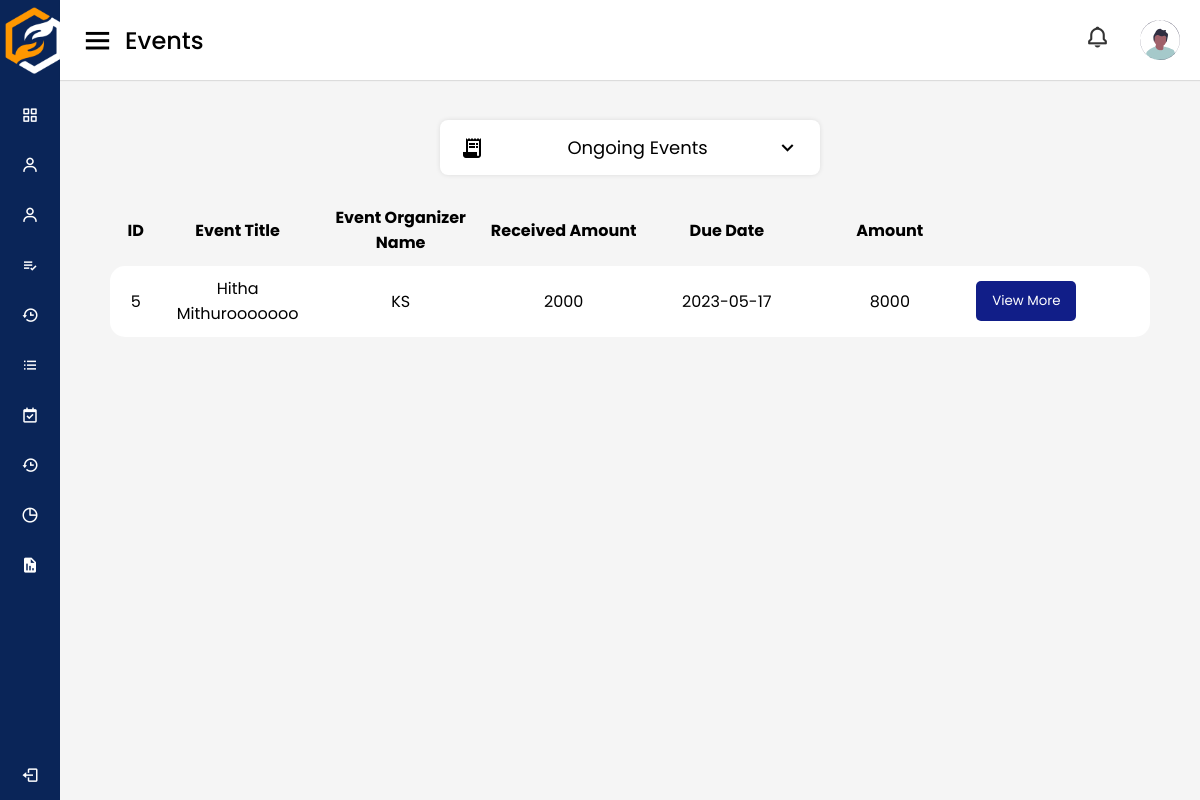
Screenshot of /adminPages/ongoingEvents (signed in) with the database file from the repository.
### tables this page shows
CREATE TABLE `events` (
  `id` int(11) NOT NULL,
  `event_title` varchar(255) NOT NULL,
  `description` text NOT NULL,
  `location` varchar(255) NOT NULL,
  `published_date` date NOT NULL DEFAULT current_timestamp(),
  `due_date` date NOT NULL,
  `completed_date` date NOT NULL,
  `rejected_date` date NOT NULL,
  `status` int(11) NOT NULL,
  `budget` int(11) NOT NULL,
  `received` int(11) NOT NULL,
  `proof_letter` varchar(255) NOT NULL,
  `thumbnail` varchar(255) NOT NULL,
  `bank_pass_book` varchar(255) NOT NULL,
  `bank_acc_number` varchar(255) NOT NULL,
  `bank_name` varchar(255) NOT NULL,
  `event_org_id` int(11) NOT NULL,
  `rejection_note` varchar(255) NOT NULL
);

CREATE TABLE `event_org` (
  `id` int(11) NOT NULL,
  `full_name` varchar(255) NOT NULL,
  `NIC` varchar(255) NOT NULL,
  `community_name` varchar(255) NOT NULL,
  `designation` varchar(255) NOT NULL,
  `zipcode` varchar(255) NOT NULL,
  `district` int(11) NOT NULL,
  `acc_status` int(11) NOT NULL,
  `user_id` int(11) NOT NULL,
  `proof_document` varchar(255) NOT NULL
);

### app/controllers/AdminPages.php (called while the page is built, shortened)
<?php
class AdminPages extends Controller
{
    public function __construct()
    {
        $this->adminPageModel = $this->model('AdminPage');
    }
    public function ongoingEvents()
    {
        $ongoingEvents = $this->adminPageModel->ongoingEvents();
        $data = [
            'ongoingEvents' => $ongoingEvents
        ];
        $this->view('users/admin/ongoingEvents', $data);
    }
}

### app/libraries/Core.php (called while the page is built, shortened)
<?php
  class Core {
    protected $currentMethod = 'index';
    public function __construct(){
      $url = $this->getUrl();
      if(file_exists('../app/controllers/' . ucwords($url[0] ?? ''). '.php')){
        unset($url[0]);
      }
      $this->currentController = new $this->currentController;
      if(isset($url[1])){
        if(method_exists($this->currentController, $url[1])){
          $this->currentMethod = $url[1];
          unset($url[1]);
        }
      }
      $this->params = $url ? array_values($url) : [];
      call_user_func_array([$this->currentController, $this->currentMethod], $this->params);
    }
      public function getUrl(){
      if(isset($_GET['url'])){
        $url = rtrim($_GET['url'], '/');
        $url = filter_var($url, FILTER_SANITIZE_URL);
        $url = explode('/', $url);
        return $url;
      }
    }
  }

### public/index.php (called while the page is built, shortened)
<?php
    $init = new Core;

### app/libraries/Database.php (called while the page is built, shortened)
<?php
class Database
{
    private $host = DB_HOST;
    private $user = DB_USER;
    private $pass = DB_PASS;
    private $dbname = DB_NAME;
    private $dbh;
    private $stmt;
    public function __construct()
    {
        $dsn = 'mysql:host=' . $this->host . ';dbname=' . $this->dbname;
        $options = array(
            PDO::ATTR_PERSISTENT => true,
            PDO::ATTR_ERRMODE => PDO::ERRMODE_EXCEPTION
        );
        try {
            $this->dbh = new PDO($dsn, $this->user, $this->pass, $options);
        } catch (PDOException $e) {
            $this->error = $e->getMessage();
            echo $this->error;
        }
    }
    public function query($sql)
    {
        $this->stmt = $this->dbh->prepare($sql);
    }
    public function resultSet()
    {
        $this->execute();
        return $this->stmt->fetchAll(PDO::FETCH_OBJ);
    }
    public function execute()
    {
        return $this->stmt->execute();
    }
}

### app/models/AdminPage.php (called while the page is built, shortened)
<?php
class AdminPage
{
    private $db;
    public function __construct()
    {
        $this->db = new Database;
    }
    public function ongoingEvents()
    {
        $this->db->query('SELECT e.id, e.event_title, e.description, e.due_date, e.budget, e.received, e.location, r.email, o.full_name FROM events e JOIN reg_user r ON e.event_org_id = r.id JOIN event_org o ON e.event_org_id = o.user_id WHERE e.status = 1');
        $results = $this->db->resultSet();
        return $results;
    }
}

### app/views/users/admin/ongoingEvents.php (the view, shortened to what this page needs)
<!DOCTYPE html>
<html lang="en" dir="ltr">
<head>
    <link rel="stylesheet" href="<?php echo URLROOT; ?>/css/style_dashboard.css" />
    <link rel="stylesheet" href="<?php echo URLROOT; ?>/css/donation_req.css" />
    <link href="https://unpkg.com/boxicons@2.0.7/css/boxicons.min.css" rel="stylesheet" />
</head>
<body>
<?php require APPROOT.'/views/inc/side_navbar.php';?>
<section class="home-section">
    <nav>
        <div class="sidebar-button">
            <i class="bx bx-menu sidebarBtn"></i>
            <span class="dashboard">Events</span>
        </div>
        <div class="profile-details">
            <div class="notification">
                <i class="bx bx-bell bx-tada notification"></i>
            </div>
            <img src="<?php echo URLROOT; ?>/img/profile_pic.svg" alt="" />
        </div>
    </nav>
    <main>
            <div class="select-menu">
                <div class="select-btn">
                    <span class="material-icons" style="color: black; margin-right: 1rem;">receipt_long</span>
                    <span class="option-text">Ongoing Events</span>
                    <i class="bx bx-chevron-down"></i>
                </div>
            </div>
        <div class="cards_heading head">
            <div>ID</div>
            <div>Event Title</div>
            <div>Event Organizer Name</div>
            <div>Received Amount</div>
            <div>Due Date</div>
            <div>Amount</div>
        </div>
        <?php foreach($data['ongoingEvents'] as $ongoingEvents) : ?>
            <div class="cards_heading cards_color">
                <div><?php echo $ongoingEvents->id; ?></div>
                <div><?php echo $ongoingEvents->event_title; ?></div>
                <div><?php echo $ongoingEvents->full_name; ?></div>
                <div><?php echo $ongoingEvents->received; ?></div>
                <div><?php echo $ongoingEvents->due_date; ?></div>
                <div><?php echo $ongoingEvents->budget; ?></div>
                <div>
                    <div style="text-align: center;"> <a href="<?php echo URLROOT; ?>/pages/ongoingEventDetails/<?php echo $ongoingEvents->id; ?>"> <button class="btnview" >View More</button> </a></div>
                </div>
            </div>
        <?php endforeach; ?>
        </main>
    </section>
</body>
</html>

### public/css/style_dashboard.css (style rules this page uses)
* { margin: 0; padding: 0; box-sizing: border-box; font-family: 'Poppins', sans-serif; }
.home-section { position: relative; background: #f5f5f5; min-height: 100vh; width: calc(100% - 240px); left: 240px; transition: all 0.5s ease; }
.home-section nav { display: flex; justify-content: space-between; height: 80px; background: #fff; display: flex; align-items: center; position: fixed; width: calc(100% - 240px); left: 240px; z-index: 100; padding: 0 20px; box-shadow: 0 1px 1px rgba(0, 0, 0, 0.1); transition: all 0.5s ease; }
.home-section nav .sidebar-button { display: flex; align-items: center; font-size: 24px; font-weight: 500; }
nav .sidebar-button i { font-size: 35px; margin-right: 10px; }
.home-section nav .profile-details { display: flex; align-items: center; padding: 0 auto; }
.profile-details i { padding: 0px 30px; }
nav .profile-details img { height: 40px; width: 40px; border-radius: 6px; object-fit: cover; }
nav .profile-details i { font-size: 25px; color: #333; }
.bx-bell { padding: 10px 10px; }
a { text-decoration: none; }
@media (max-width: 1240px) { .home-section { width: calc(100% - 60px); left: 60px; } }
@media (max-width: 1240px) { .home-section nav { width: calc(100% - 60px); left: 60px; } }

### public/css/donation_req.css (style rules this page uses)
:root { --color-white: #fff; --color-info-dark:#7d8da1; --color-info-light:#dce1eb; --color-dark:#363949; --color-light:rgba(132, 139, 200, 0.18); --color-primary-varient:#111e88; --color-background:#f6f6f9; --card-border-radius: 2rem; --border-radius-1: 0.4rem; --border-radius-2: 0.8rem; --border-radius-3: 1.2rem; --card-padding:1.8rem; --padding-1:1.2rem; --box-shadow: 0 2rem 3rem var(--color-light) }
* { margin: 0; padding: 0; box-sizing: border-box; font-family: 'Poppins', sans-serif; }
main { padding-top: 120px; padding-left: 50px; padding-right: 50px; }
.cards_heading { grid-template-columns: 3% 15% 15% 15% 15% 15% 15% ; grid-column-gap: 1%; color: var(--black); max-width: 100%; margin: auto; padding: 1%; font-size: 1rem; border-radius: 15px; font-weight: bold; margin-right: 0px; margin-left: 0px; text-align: center; display: grid; align-items: center; }
.head { font-size: 1rem; }
.cards_color { background: #ffffff; font-weight: normal; color: black; margin-bottom: 10px; margin-right: 0; font-size: 1rem; }
.select-menu { width: 380px; margin-top: 5px; margin: auto; margin-bottom: 20px; position: relative; }
.btnview { display: flex; align-items: center; justify-content: center; height: 40px; margin-right: 0px; max-width: 100px; width: 100%; border: none; outline: none; color: #fff; border-radius: 5px; background-color: #111e88; transition: all 0.3s linear; cursor: pointer; }
.select-menu .select-btn { display: flex; height: 55px; background: #fff; padding: 20px; font-size: 18px; font-weight: 400; border-radius: 8px; align-items: center; cursor: pointer; justify-content: space-between; box-shadow: 0 0 5px rgba(0,0,0,0.1); }
.select-btn i { font-size: 25px; transition: 0.3s; }
.home-section { position: relative; background: #f5f5f5; min-height: 100vh; width: calc(100% - 240px); left: 240px; transition: all 0.5s ease; }
.home-section nav { display: flex; justify-content: space-between; height: 80px; background: #fff; display: flex; align-items: center; position: fixed; width: calc(100% - 240px); left: 240px; z-index: 100; padding: 0 20px; box-shadow: 0 1px 1px rgba(0, 0, 0, 0.1); transition: all 0.5s ease; }
.home-section nav .sidebar-button { display: flex; align-items: center; font-size: 24px; font-weight: 500; }
nav .sidebar-button i { font-size: 35px; margin-right: 10px; }
.home-section nav .profile-details { display: flex; align-items: center; padding: 0 auto; }
.profile-details i { padding: 0px 30px; }
nav .profile-details img { height: 40px; width: 40px; border-radius: 6px; object-fit: cover; }
nav .profile-details i { font-size: 25px; color: #333; }
.bx-bell { padding: 10px 10px; }
@media (max-width: 1240px) { .home-section { width: calc(100% - 60px); left: 60px; } }
@media (max-width: 1240px) { .home-section nav { width: calc(100% - 60px); left: 60px; } }

### rows the page displays
events: id "5", event_title "Hitha Mithurooooooo", event_org.full_name "KS", received "2000", due_date "2023-05-17", budget "8000"
